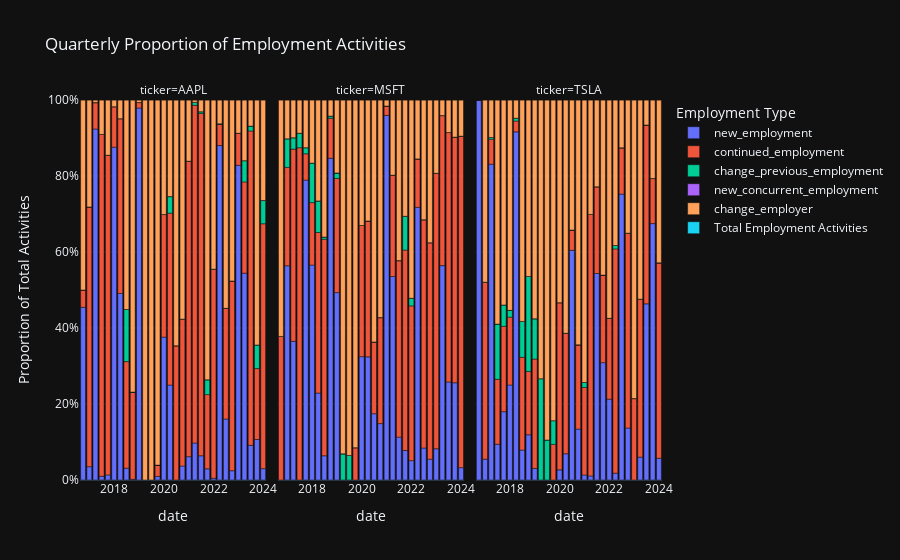

The notebook cell this image was saved under:
### Code cell
# Group by ticker and resample quarterly, summing up the specified columns
df_resampled = df_visa.groupby('ticker').resample('Q', level='date').agg({
    'new_employment': 'sum',
    'continued_employment': 'sum',
    'change_previous_employment': 'sum',
    'new_concurrent_employment': 'sum',
    'change_employer': 'sum'
}).reset_index()

# Calculate the total of all types of employment for each period to find proportions
df_resampled['Total Employment Activities'] = df_resampled[['new_employment', 'continued_employment', 'change_previous_employment', 'new_concurrent_employment', 'change_employer']].sum(axis=1)

# Calculate the proportion of each type of employment
for col in ['new_employment', 'continued_employment', 'change_previous_employment', 'new_concurrent_employment', 'change_employer']:
    df_resampled[col] = df_resampled[col] / df_resampled['Total Employment Activities']

# Filter data to start from September 2016
df_resampled = df_resampled[df_resampled['date'] >= pd.Timestamp('2016-09-01')]


# Reshape the DataFrame from wide to long format for easier plotting with Plotly
df_long = df_resampled.melt(id_vars=['ticker', 'date'], var_name='Employment Type', value_name='Proportion')

# Create the stacked bar chart
fig = px.bar(df_long, 
             x='date', 
             y='Proportion', 
             color='Employment Type', 
             barmode='relative',  # This ensures the bars are stacked showing the relative proportions
             facet_col='ticker',  # Use this if you want separate charts for each ticker
             title='Quarterly Proportion of Employment Activities',
             labels={'Proportion': 'Proportion of Total Activities'},
             category_orders={"Employment Type": ["new_employment", "continued_employment", "change_previous_employment", "new_concurrent_employment", "change_employer"]})  # Optional: Orders the stack sequence

# Adjust y-axis to show proportions from 0 to 1
fig.update_layout(yaxis=dict(tickformat='.0%', range=[0, 1]))

# Show the plot
fig.show()

### Figure 1 — Plotly figure (JSON) as saved in the notebook; plotly's stock layout.template omitted (floating-point values rounded to 4 significant figures)
{"data": [{"alignmentgroup": "True", "hovertemplate": "Employment Type=new_employment<br>ticker=AAPL<br>date=%{x}<br>Proportion of Total Activities=%{y}<extra></extra>", "legendgroup": "new_employment", "marker": {"color": "#636efa", "pattern": {"shape": ""}}, "name": "new_employment", "offsetgroup": "new_employment", "orientation": "v", "showlegend": true, "textposition": "auto", "type": "bar", "x": ["2016-09-30T00:00:00", "2016-12-31T00:00:00", "2017-03-31T00:00:00", "2017-06-30T00:00:00", "2017-09-30T00:00:00", "2017-12-31T00:00:00", "2018-03-31T00:00:00", "2018-06-30T00:00:00", "2018-09-30T00:00:00", "2018-12-31T00:00:00", "2019-03-31T00:00:00", "2019-06-30T00:00:00", "2019-09-30T00:00:00", "2019-12-31T00:00:00", "2020-03-31T00:00:00", "2020-06-30T00:00:00", "2020-09-30T00:00:00", "2020-12-31T00:00:00", "2021-03-31T00:00:00", "2021-06-30T00:00:00", "2021-09-30T00:00:00", "2021-12-31T00:00:00", "2022-03-31T00:00:00", "2022-06-30T00:00:00", "2022-09-30T00:00:00", "2022-12-31T00:00:00", "2023-03-31T00:00:00", "2023-06-30T00:00:00", "2023-09-30T00:00:00", "2023-12-31T00:00:00"], "xaxis": "x", "y": [0.4545, 0.03498, 0.9237, 0.009826, 0.01337, 0.8759, 0.4909, 0.03111, 0.001825, 0.979, 0, 0, 0.009278, 0.376, 0.2498, 0, 0.03681, 0.06141, 0.09733, 0.06365, 0.0293, 0.004573, 0.8802, 0.1604, 0.02436, 0.8282, 0.5443, 0.09133, 0.1066, 0.02987], "yaxis": "y"}, {"alignmentgroup": "True", "hovertemplate": "Employment Type=new_employment<br>ticker=MSFT<br>date=%{x}<br>Proportion of Total Activities=%{y}<extra></extra>", "legendgroup": "new_employment", "marker": {"color": "#636efa", "pattern": {"shape": ""}}, "name": "new_employment", "offsetgroup": "new_employment", "orientation": "v", "showlegend": false, "textposition": "auto", "type": "bar", "x": ["2016-09-30T00:00:00", "2016-12-31T00:00:00", "2017-03-31T00:00:00", "2017-06-30T00:00:00", "2017-09-30T00:00:00", "2017-12-31T00:00:00", "2018-03-31T00:00:00", "2018-06-30T00:00:00", "2018-09-30T00:00:00", "2018-12-31T00:00:00", "2019-03-31T00:00:00", "2019-06-30T00:00:00", "2019-09-30T00:00:00", "2019-12-31T00:00:00", "2020-03-31T00:00:00", "2020-06-30T00:00:00", "2020-09-30T00:00:00", "2020-12-31T00:00:00", "2021-03-31T00:00:00", "2021-06-30T00:00:00", "2021-09-30T00:00:00", "2021-12-31T00:00:00", "2022-03-31T00:00:00", "2022-06-30T00:00:00", "2022-09-30T00:00:00", "2022-12-31T00:00:00", "2023-03-31T00:00:00", "2023-06-30T00:00:00", "2023-09-30T00:00:00", "2023-12-31T00:00:00"], "xaxis": "x2", "y": [0, 0.5637, 0.365, 0, 0.7892, 0.5656, 0.2288, 0.0637, 0.8467, 0.4932, 0, 0, 0, 0.3246, 0.3241, 0.1744, 0.1484, 0.9594, 0.5355, 0.1128, 0.0775, 0.05097, 0.7176, 0.08417, 0.0548, 0.08208, 0.5641, 0.258, 0.2559, 0.03244], "yaxis": "y2"}, {"alignmentgroup": "True", "hovertemplate": "Employment Type=new_employment<br>ticker=TSLA<br>date=%{x}<br>Proportion of Total Activities=%{y}<extra></extra>", "legendgroup": "new_employment", "marker": {"color": "#636efa", "pattern": {"shape": ""}}, "name": "new_employment", "offsetgroup": "new_employment", "orientation": "v", "showlegend": false, "textposition": "auto", "type": "bar", "x": ["2016-09-30T00:00:00", "2016-12-31T00:00:00", "2017-03-31T00:00:00", "2017-06-30T00:00:00", "2017-09-30T00:00:00", "2017-12-31T00:00:00", "2018-03-31T00:00:00", "2018-06-30T00:00:00", "2018-09-30T00:00:00", "2018-12-31T00:00:00", "2019-03-31T00:00:00", "2019-06-30T00:00:00", "2019-09-30T00:00:00", "2019-12-31T00:00:00", "2020-03-31T00:00:00", "2020-06-30T00:00:00", "2020-09-30T00:00:00", "2020-12-31T00:00:00", "2021-03-31T00:00:00", "2021-06-30T00:00:00", "2021-09-30T00:00:00", "2021-12-31T00:00:00", "2022-03-31T00:00:00", "2022-06-30T00:00:00", "2022-09-30T00:00:00", "2022-12-31T00:00:00", "2023-03-31T00:00:00", "2023-06-30T00:00:00", "2023-09-30T00:00:00", "2023-12-31T00:00:00"], "xaxis": "x3", "y": [1, 0.05479, 0.8311, 0.09402, 0.1798, 0.25, 0.9162, 0.07874, 0.119, 0.0303, 0, 0, 0, 0.02667, 0.06897, 0.6044, 0.1339, 0.01316, 0.01075, 0.5434, 0.3088, 0.2128, 0.01802, 0.7524, 0.1368, 0, 0.06024, 0.4635, 0.6748, 0.05714], "yaxis": "y3"}, {"alignmentgroup": "True", "hovertemplate": "Employment Type=continued_employment<br>ticker=AAPL<br>date=%{x}<br>Proportion of Total Activities=%{y}<extra></extra>", "legendgroup": "continued_employment", "marker": {"color": "#EF553B", "pattern": {"shape": ""}}, "name": "continued_employment", "offsetgroup": "continued_employment", "orientation": "v", "showlegend": true, "textposition": "auto", "type": "bar", "x": ["2016-09-30T00:00:00", "2016-12-31T00:00:00", "2017-03-31T00:00:00", "2017-06-30T00:00:00", "2017-09-30T00:00:00", "2017-12-31T00:00:00", "2018-03-31T00:00:00", "2018-06-30T00:00:00", "2018-09-30T00:00:00", "2018-12-31T00:00:00", "2019-03-31T00:00:00", "2019-06-30T00:00:00", "2019-09-30T00:00:00", "2019-12-31T00:00:00", "2020-03-31T00:00:00", "2020-06-30T00:00:00", "2020-09-30T00:00:00", "2020-12-31T00:00:00", "2021-03-31T00:00:00", "2021-06-30T00:00:00", "2021-09-30T00:00:00", "2021-12-31T00:00:00", "2022-03-31T00:00:00", "2022-06-30T00:00:00", "2022-09-30T00:00:00", "2022-12-31T00:00:00", "2023-03-31T00:00:00", "2023-06-30T00:00:00", "2023-09-30T00:00:00", "2023-12-31T00:00:00"], "xaxis": "x", "y": [0.04545, 0.6836, 0.06951, 0.8995, 0.8413, 0.1065, 0.46, 0.2804, 0.2287, 0.01428, 0, 0, 0.0299, 0.3226, 0.4524, 0.3533, 0.3865, 0.7776, 0.8886, 0.9011, 0.1954, 0.5503, 0.05525, 0.2915, 0.4994, 0.08426, 0.2401, 0.8271, 0.1865, 0.6444], "yaxis": "y"}, {"alignmentgroup": "True", "hovertemplate": "Employment Type=continued_employment<br>ticker=MSFT<br>date=%{x}<br>Proportion of Total Activities=%{y}<extra></extra>", "legendgroup": "continued_employment", "marker": {"color": "#EF553B", "pattern": {"shape": ""}}, "name": "continued_employment", "offsetgroup": "continued_employment", "orientation": "v", "showlegend": false, "textposition": "auto", "type": "bar", "x": ["2016-09-30T00:00:00", "2016-12-31T00:00:00", "2017-03-31T00:00:00", "2017-06-30T00:00:00", "2017-09-30T00:00:00", "2017-12-31T00:00:00", "2018-03-31T00:00:00", "2018-06-30T00:00:00", "2018-09-30T00:00:00", "2018-12-31T00:00:00", "2019-03-31T00:00:00", "2019-06-30T00:00:00", "2019-09-30T00:00:00", "2019-12-31T00:00:00", "2020-03-31T00:00:00", "2020-06-30T00:00:00", "2020-09-30T00:00:00", "2020-12-31T00:00:00", "2021-03-31T00:00:00", "2021-06-30T00:00:00", "2021-09-30T00:00:00", "2021-12-31T00:00:00", "2022-03-31T00:00:00", "2022-06-30T00:00:00", "2022-09-30T00:00:00", "2022-12-31T00:00:00", "2023-03-31T00:00:00", "2023-06-30T00:00:00", "2023-09-30T00:00:00", "2023-12-31T00:00:00"], "xaxis": "x2", "y": [0.3778, 0.2589, 0.5057, 0.8744, 0.06923, 0.1643, 0.4225, 0.5697, 0.1054, 0.3003, 0, 0, 0.08506, 0.3451, 0.3576, 0.1888, 0.279, 0.02473, 0.2667, 0.4645, 0.5276, 0.4072, 0.1274, 0.6008, 0.5697, 0.7251, 0.3949, 0.6564, 0.6464, 0.8724], "yaxis": "y2"}, {"alignmentgroup": "True", "hovertemplate": "Employment Type=continued_employment<br>ticker=TSLA<br>date=%{x}<br>Proportion of Total Activities=%{y}<extra></extra>", "legendgroup": "continued_employment", "marker": {"color": "#EF553B", "pattern": {"shape": ""}}, "name": "continued_employment", "offsetgroup": "continued_employment", "orientation": "v", "showlegend": false, "textposition": "auto", "type": "bar", "x": ["2016-09-30T00:00:00", "2016-12-31T00:00:00", "2017-03-31T00:00:00", "2017-06-30T00:00:00", "2017-09-30T00:00:00", "2017-12-31T00:00:00", "2018-03-31T00:00:00", "2018-06-30T00:00:00", "2018-09-30T00:00:00", "2018-12-31T00:00:00", "2019-03-31T00:00:00", "2019-06-30T00:00:00", "2019-09-30T00:00:00", "2019-12-31T00:00:00", "2020-03-31T00:00:00", "2020-06-30T00:00:00", "2020-09-30T00:00:00", "2020-12-31T00:00:00", "2021-03-31T00:00:00", "2021-06-30T00:00:00", "2021-09-30T00:00:00", "2021-12-31T00:00:00", "2022-03-31T00:00:00", "2022-06-30T00:00:00", "2022-09-30T00:00:00", "2022-12-31T00:00:00", "2023-03-31T00:00:00", "2023-06-30T00:00:00", "2023-09-30T00:00:00", "2023-12-31T00:00:00"], "xaxis": "x3", "y": [0, 0.4658, 0.06577, 0.1709, 0.2247, 0.1786, 0.02844, 0.2441, 0.1667, 0.2879, 0, 0, 0.09375, 0.44, 0.3172, 0.05333, 0.2218, 0.2303, 0.6882, 0.2283, 0.2304, 0.2128, 0.5901, 0.1219, 0.5128, 0.2143, 0.4157, 0.4708, 0.1185, 0.5143], "yaxis": "y3"}, {"alignmentgroup": "True", "hovertemplate": "Employment Type=change_previous_employment<br>ticker=AAPL<br>date=%{x}<br>Proportion of Total Activities=%{y}<extra></extra>", "legendgroup": "change_previous_employment", "marker": {"color": "#00cc96", "pattern": {"shape": ""}}, "name": "change_previous_employment", "offsetgroup": "change_previous_employment", "orientation": "v", "showlegend": true, "textposition": "auto", "type": "bar", "x": ["2016-09-30T00:00:00", "2016-12-31T00:00:00", "2017-03-31T00:00:00", "2017-06-30T00:00:00", "2017-09-30T00:00:00", "2017-12-31T00:00:00", "2018-03-31T00:00:00", "2018-06-30T00:00:00", "2018-09-30T00:00:00", "2018-12-31T00:00:00", "2019-03-31T00:00:00", "2019-06-30T00:00:00", "2019-09-30T00:00:00", "2019-12-31T00:00:00", "2020-03-31T00:00:00", "2020-06-30T00:00:00", "2020-09-30T00:00:00", "2020-12-31T00:00:00", "2021-03-31T00:00:00", "2021-06-30T00:00:00", "2021-09-30T00:00:00", "2021-12-31T00:00:00", "2022-03-31T00:00:00", "2022-06-30T00:00:00", "2022-09-30T00:00:00", "2022-12-31T00:00:00", "2023-03-31T00:00:00", "2023-06-30T00:00:00", "2023-09-30T00:00:00", "2023-12-31T00:00:00"], "xaxis": "x", "y": [0, 0, 0, 0, 0, 0, 0, 0.1372, 0.0009124, 0, 0, 0, 0, 0, 0.04367, 0, 0, 0, 0.007684, 0.004409, 0.03907, 0, 0.001862, 0, 0, 0, 0.05593, 0.01298, 0.06218, 0.06117], "yaxis": "y"}, {"alignmentgroup": "True", "hovertemplate": "Employment Type=change_previous_employment<br>ticker=MSFT<br>date=%{x}<br>Proportion of Total Activities=%{y}<extra></extra>", "legendgroup": "change_previous_employment", "marker": {"color": "#00cc96", "pattern": {"shape": ""}}, "name": "change_previous_employment", "offsetgroup": "change_previous_employment", "orientation": "v", "showlegend": false, "textposition": "auto", "type": "bar", "x": ["2016-09-30T00:00:00", "2016-12-31T00:00:00", "2017-03-31T00:00:00", "2017-06-30T00:00:00", "2017-09-30T00:00:00", "2017-12-31T00:00:00", "2018-03-31T00:00:00", "2018-06-30T00:00:00", "2018-09-30T00:00:00", "2018-12-31T00:00:00", "2019-03-31T00:00:00", "2019-06-30T00:00:00", "2019-09-30T00:00:00", "2019-12-31T00:00:00", "2020-03-31T00:00:00", "2020-06-30T00:00:00", "2020-09-30T00:00:00", "2020-12-31T00:00:00", "2021-03-31T00:00:00", "2021-06-30T00:00:00", "2021-09-30T00:00:00", "2021-12-31T00:00:00", "2022-03-31T00:00:00", "2022-06-30T00:00:00", "2022-09-30T00:00:00", "2022-12-31T00:00:00", "2023-03-31T00:00:00", "2023-06-30T00:00:00", "2023-09-30T00:00:00", "2023-12-31T00:00:00"], "xaxis": "x2", "y": [0, 0.07522, 0.03, 0.03818, 0.01605, 0.104, 0.08303, 0.00601, 0.005628, 0.01365, 0.06878, 0.06444, 0, 0, 0, 0, 0, 0, 0, 0, 0.08898, 0.02005, 0, 0, 0, 0, 0, 0, 0, 0], "yaxis": "y2"}, {"alignmentgroup": "True", "hovertemplate": "Employment Type=change_previous_employment<br>ticker=TSLA<br>date=%{x}<br>Proportion of Total Activities=%{y}<extra></extra>", "legendgroup": "change_previous_employment", "marker": {"color": "#00cc96", "pattern": {"shape": ""}}, "name": "change_previous_employment", "offsetgroup": "change_previous_employment", "orientation": "v", "showlegend": false, "textposition": "auto", "type": "bar", "x": ["2016-09-30T00:00:00", "2016-12-31T00:00:00", "2017-03-31T00:00:00", "2017-06-30T00:00:00", "2017-09-30T00:00:00", "2017-12-31T00:00:00", "2018-03-31T00:00:00", "2018-06-30T00:00:00", "2018-09-30T00:00:00", "2018-12-31T00:00:00", "2019-03-31T00:00:00", "2019-06-30T00:00:00", "2019-09-30T00:00:00", "2019-12-31T00:00:00", "2020-03-31T00:00:00", "2020-06-30T00:00:00", "2020-09-30T00:00:00", "2020-12-31T00:00:00", "2021-03-31T00:00:00", "2021-06-30T00:00:00", "2021-09-30T00:00:00", "2021-12-31T00:00:00", "2022-03-31T00:00:00", "2022-06-30T00:00:00", "2022-09-30T00:00:00", "2022-12-31T00:00:00", "2023-03-31T00:00:00", "2023-06-30T00:00:00", "2023-09-30T00:00:00", "2023-12-31T00:00:00"], "xaxis": "x3", "y": [0, 0, 0.004484, 0.1453, 0.05618, 0.01786, 0.007485, 0.09449, 0.25, 0.1061, 0.2667, 0.1053, 0.0625, 0, 0, 0, 0, 0.01316, 0, 0, 0, 0, 0.009009, 0, 0, 0, 0, 0, 0, 0], "yaxis": "y3"}, {"alignmentgroup": "True", "hovertemplate": "Employment Type=new_concurrent_employment<br>ticker=AAPL<br>date=%{x}<br>Proportion of Total Activities=%{y}<extra></extra>", "legendgroup": "new_concurrent_employment", "marker": {"color": "#ab63fa", "pattern": {"shape": ""}}, "name": "new_concurrent_employment", "offsetgroup": "new_concurrent_employment", "orientation": "v", "showlegend": true, "textposition": "auto", "type": "bar", "x": ["2016-09-30T00:00:00", "2016-12-31T00:00:00", "2017-03-31T00:00:00", "2017-06-30T00:00:00", "2017-09-30T00:00:00", "2017-12-31T00:00:00", "2018-03-31T00:00:00", "2018-06-30T00:00:00", "2018-09-30T00:00:00", "2018-12-31T00:00:00", "2019-03-31T00:00:00", "2019-06-30T00:00:00", "2019-09-30T00:00:00", "2019-12-31T00:00:00", "2020-03-31T00:00:00", "2020-06-30T00:00:00", "2020-09-30T00:00:00", "2020-12-31T00:00:00", "2021-03-31T00:00:00", "2021-06-30T00:00:00", "2021-09-30T00:00:00", "2021-12-31T00:00:00", "2022-03-31T00:00:00", "2022-06-30T00:00:00", "2022-09-30T00:00:00", "2022-12-31T00:00:00", "2023-03-31T00:00:00", "2023-06-30T00:00:00", "2023-09-30T00:00:00", "2023-12-31T00:00:00"], "xaxis": "x", "y": [0, 0, 0, 0, 0, 0, 0, 0, 0, 0, 0, 0, 0, 0, 0, 0, 0, 0, 0, 0, 0, 0, 0, 0, 0, 0, 0, 0, 0, 0], "yaxis": "y"}, {"alignmentgroup": "True", "hovertemplate": "Employment Type=new_concurrent_employment<br>ticker=MSFT<br>date=%{x}<br>Proportion of Total Activities=%{y}<extra></extra>", "legendgroup": "new_concurrent_employment", "marker": {"color": "#ab63fa", "pattern": {"shape": ""}}, "name": "new_concurrent_employment", "offsetgroup": "new_concurrent_employment", "orientation": "v", "showlegend": false, "textposition": "auto", "type": "bar", "x": ["2016-09-30T00:00:00", "2016-12-31T00:00:00", "2017-03-31T00:00:00", "2017-06-30T00:00:00", "2017-09-30T00:00:00", "2017-12-31T00:00:00", "2018-03-31T00:00:00", "2018-06-30T00:00:00", "2018-09-30T00:00:00", "2018-12-31T00:00:00", "2019-03-31T00:00:00", "2019-06-30T00:00:00", "2019-09-30T00:00:00", "2019-12-31T00:00:00", "2020-03-31T00:00:00", "2020-06-30T00:00:00", "2020-09-30T00:00:00", "2020-12-31T00:00:00", "2021-03-31T00:00:00", "2021-06-30T00:00:00", "2021-09-30T00:00:00", "2021-12-31T00:00:00", "2022-03-31T00:00:00", "2022-06-30T00:00:00", "2022-09-30T00:00:00", "2022-12-31T00:00:00", "2023-03-31T00:00:00", "2023-06-30T00:00:00", "2023-09-30T00:00:00", "2023-12-31T00:00:00"], "xaxis": "x2", "y": [0, 0, 0, 0, 0, 0, 0, 0, 0, 0.0009099, 0, 0, 0, 0, 0, 0, 0, 0, 0, 0, 0, 0, 0, 0, 0, 0, 0, 0, 0, 0], "yaxis": "y2"}, {"alignmentgroup": "True", "hovertemplate": "Employment Type=new_concurrent_employment<br>ticker=TSLA<br>date=%{x}<br>Proportion of Total Activities=%{y}<extra></extra>", "legendgroup": "new_concurrent_employment", "marker": {"color": "#ab63fa", "pattern": {"shape": ""}}, "name": "new_concurrent_employment", "offsetgroup": "new_concurrent_employment", "orientation": "v", "showlegend": false, "textposition": "auto", "type": "bar", "x": ["2016-09-30T00:00:00", "2016-12-31T00:00:00", "2017-03-31T00:00:00", "2017-06-30T00:00:00", "2017-09-30T00:00:00", "2017-12-31T00:00:00", "2018-03-31T00:00:00", "2018-06-30T00:00:00", "2018-09-30T00:00:00", "2018-12-31T00:00:00", "2019-03-31T00:00:00", "2019-06-30T00:00:00", "2019-09-30T00:00:00", "2019-12-31T00:00:00", "2020-03-31T00:00:00", "2020-06-30T00:00:00", "2020-09-30T00:00:00", "2020-12-31T00:00:00", "2021-03-31T00:00:00", "2021-06-30T00:00:00", "2021-09-30T00:00:00", "2021-12-31T00:00:00", "2022-03-31T00:00:00", "2022-06-30T00:00:00", "2022-09-30T00:00:00", "2022-12-31T00:00:00", "2023-03-31T00:00:00", "2023-06-30T00:00:00", "2023-09-30T00:00:00", "2023-12-31T00:00:00"], "xaxis": "x3", "y": [0, 0, 0, 0, 0, 0, 0, 0, 0, 0, 0, 0, 0, 0, 0, 0, 0, 0, 0, 0, 0, 0, 0, 0, 0, 0, 0, 0, 0, 0], "yaxis": "y3"}, {"alignmentgroup": "True", "hovertemplate": "Employment Type=change_employer<br>ticker=AAPL<br>date=%{x}<br>Proportion of Total Activities=%{y}<extra></extra>", "legendgroup": "change_employer", "marker": {"color": "#FFA15A", "pattern": {"shape": ""}}, "name": "change_employer", "offsetgroup": "change_employer", "orientation": "v", "showlegend": true, "textposition": "auto", "type": "bar", "x": ["2016-09-30T00:00:00", "2016-12-31T00:00:00", "2017-03-31T00:00:00", "2017-06-30T00:00:00", "2017-09-30T00:00:00", "2017-12-31T00:00:00", "2018-03-31T00:00:00", "2018-06-30T00:00:00", "2018-09-30T00:00:00", "2018-12-31T00:00:00", "2019-03-31T00:00:00", "2019-06-30T00:00:00", "2019-09-30T00:00:00", "2019-12-31T00:00:00", "2020-03-31T00:00:00", "2020-06-30T00:00:00", "2020-09-30T00:00:00", "2020-12-31T00:00:00", "2021-03-31T00:00:00", "2021-06-30T00:00:00", "2021-09-30T00:00:00", "2021-12-31T00:00:00", "2022-03-31T00:00:00", "2022-06-30T00:00:00", "2022-09-30T00:00:00", "2022-12-31T00:00:00", "2023-03-31T00:00:00", "2023-06-30T00:00:00", "2023-09-30T00:00:00", "2023-12-31T00:00:00"], "xaxis": "x", "y": [0.5, 0.2814, 0.006835, 0.09067, 0.1453, 0.01756, 0.04909, 0.5512, 0.7686, 0.006679, 1, 1, 0.9608, 0.3014, 0.2541, 0.6467, 0.5767, 0.161, 0.006403, 0.03086, 0.7363, 0.4451, 0.0627, 0.5481, 0.4762, 0.08755, 0.1596, 0.06861, 0.6447, 0.2646], "yaxis": "y"}, {"alignmentgroup": "True", "hovertemplate": "Employment Type=change_employer<br>ticker=MSFT<br>date=%{x}<br>Proportion of Total Activities=%{y}<extra></extra>", "legendgroup": "change_employer", "marker": {"color": "#FFA15A", "pattern": {"shape": ""}}, "name": "change_employer", "offsetgroup": "change_employer", "orientation": "v", "showlegend": false, "textposition": "auto", "type": "bar", "x": ["2016-09-30T00:00:00", "2016-12-31T00:00:00", "2017-03-31T00:00:00", "2017-06-30T00:00:00", "2017-09-30T00:00:00", "2017-12-31T00:00:00", "2018-03-31T00:00:00", "2018-06-30T00:00:00", "2018-09-30T00:00:00", "2018-12-31T00:00:00", "2019-03-31T00:00:00", "2019-06-30T00:00:00", "2019-09-30T00:00:00", "2019-12-31T00:00:00", "2020-03-31T00:00:00", "2020-06-30T00:00:00", "2020-09-30T00:00:00", "2020-12-31T00:00:00", "2021-03-31T00:00:00", "2021-06-30T00:00:00", "2021-09-30T00:00:00", "2021-12-31T00:00:00", "2022-03-31T00:00:00", "2022-06-30T00:00:00", "2022-09-30T00:00:00", "2022-12-31T00:00:00", "2023-03-31T00:00:00", "2023-06-30T00:00:00", "2023-09-30T00:00:00", "2023-12-31T00:00:00"], "xaxis": "x2", "y": [0.6222, 0.1021, 0.09929, 0.08744, 0.1256, 0.1661, 0.2657, 0.3606, 0.04229, 0.192, 0.9312, 0.9356, 0.9149, 0.3303, 0.3183, 0.6368, 0.5726, 0.01584, 0.1978, 0.4227, 0.306, 0.5218, 0.155, 0.315, 0.3755, 0.1928, 0.04092, 0.0856, 0.09778, 0.09517], "yaxis": "y2"}, {"alignmentgroup": "True", "hovertemplate": "Employment Type=change_employer<br>ticker=TSLA<br>date=%{x}<br>Proportion of Total Activities=%{y}<extra></extra>", "legendgroup": "change_employer", "marker": {"color": "#FFA15A", "pattern": {"shape": ""}}, "name": "change_employer", "offsetgroup": "change_employer", "orientation": "v", "showlegend": false, "textposition": "auto", "type": "bar", "x": ["2016-09-30T00:00:00", "2016-12-31T00:00:00", "2017-03-31T00:00:00", "2017-06-30T00:00:00", "2017-09-30T00:00:00", "2017-12-31T00:00:00", "2018-03-31T00:00:00", "2018-06-30T00:00:00", "2018-09-30T00:00:00", "2018-12-31T00:00:00", "2019-03-31T00:00:00", "2019-06-30T00:00:00", "2019-09-30T00:00:00", "2019-12-31T00:00:00", "2020-03-31T00:00:00", "2020-06-30T00:00:00", "2020-09-30T00:00:00", "2020-12-31T00:00:00", "2021-03-31T00:00:00", "2021-06-30T00:00:00", "2021-09-30T00:00:00", "2021-12-31T00:00:00", "2022-03-31T00:00:00", "2022-06-30T00:00:00", "2022-09-30T00:00:00", "2022-12-31T00:00:00", "2023-03-31T00:00:00", "2023-06-30T00:00:00", "2023-09-30T00:00:00", "2023-12-31T00:00:00"], "xaxis": "x3", "y": [0, 0.4795, 0.09865, 0.5897, 0.5393, 0.5536, 0.0479, 0.5827, 0.4643, 0.5758, 0.7333, 0.8947, 0.8438, 0.5333, 0.6138, 0.3422, 0.6444, 0.7434, 0.3011, 0.2283, 0.4608, 0.5745, 0.3829, 0.1257, 0.3504, 0.7857, 0.5241, 0.06569, 0.2067, 0.4286], "yaxis": "y3"}, {"alignmentgroup": "True", "hovertemplate": "Employment Type=Total Employment Activities<br>ticker=AAPL<br>date=%{x}<br>Proportion of Total Activities=%{y}<extra></extra>", "legendgroup": "Total Employment Activities", "marker": {"color": "#19d3f3", "pattern": {"shape": ""}}, "name": "Total Employment Activities", "offsetgroup": "Total Employment Activities", "orientation": "v", "showlegend": true, "textposition": "auto", "type": "bar", "x": ["2016-09-30T00:00:00", "2016-12-31T00:00:00", "2017-03-31T00:00:00", "2017-06-30T00:00:00", "2017-09-30T00:00:00", "2017-12-31T00:00:00", "2018-03-31T00:00:00", "2018-06-30T00:00:00", "2018-09-30T00:00:00", "2018-12-31T00:00:00", "2019-03-31T00:00:00", "2019-06-30T00:00:00", "2019-09-30T00:00:00", "2019-12-31T00:00:00", "2020-03-31T00:00:00", "2020-06-30T00:00:00", "2020-09-30T00:00:00", "2020-12-31T00:00:00", "2021-03-31T00:00:00", "2021-06-30T00:00:00", "2021-09-30T00:00:00", "2021-12-31T00:00:00", "2022-03-31T00:00:00", "2022-06-30T00:00:00", "2022-09-30T00:00:00", "2022-12-31T00:00:00", "2023-03-31T00:00:00", "2023-06-30T00:00:00", "2023-09-30T00:00:00", "2023-12-31T00:00:00"], "xaxis": "x", "y": [22, 629, 24873, 2239, 1645, 14637, 4828, 2186, 3288, 15121, 2654, 2543, 970, 1085, 1145, 1084, 652, 1205, 18740, 7258, 819, 1312, 8054, 1465, 903, 6385, 1466, 2157, 1576, 703], "yaxis": "y"}, {"alignmentgroup": "True", "hovertemplate": "Employment Type=Total Employment Activities<br>ticker=MSFT<br>date=%{x}<br>Proportion of Total Activities=%{y}<extra></extra>", "legendgroup": "Total Employment Activities", "marker": {"color": "#19d3f3", "pattern": {"shape": ""}}, "name": "Total Employment Activities", "offsetgroup": "Total Employment Activities", "orientation": "v", "showlegend": false, "textposition": "auto", "type": "bar", "x": ["2016-09-30T00:00:00", "2016-12-31T00:00:00", "2017-03-31T00:00:00", "2017-06-30T00:00:00", "2017-09-30T00:00:00", "2017-12-31T00:00:00", "2018-03-31T00:00:00", "2018-06-30T00:00:00", "2018-09-30T00:00:00", "2018-12-31T00:00:00", "2019-03-31T00:00:00", "2019-06-30T00:00:00", "2019-09-30T00:00:00", "2019-12-31T00:00:00", "2020-03-31T00:00:00", "2020-06-30T00:00:00", "2020-09-30T00:00:00", "2020-12-31T00:00:00", "2021-03-31T00:00:00", "2021-06-30T00:00:00", "2021-09-30T00:00:00", "2021-12-31T00:00:00", "2022-03-31T00:00:00", "2022-06-30T00:00:00", "2022-09-30T00:00:00", "2022-12-31T00:00:00", "2023-03-31T00:00:00", "2023-06-30T00:00:00", "2023-09-30T00:00:00", "2023-12-31T00:00:00"], "xaxis": "x2", "y": [45, 1263, 1400, 812, 3178, 1692, 1626, 832, 5864, 1099, 378, 419, 482, 1750, 1401, 2288, 1570, 28666, 2295, 1817, 1742, 1746, 7230, 3089, 1843, 1535, 2884, 1694, 1708, 1387], "yaxis": "y2"}, {"alignmentgroup": "True", "hovertemplate": "Employment Type=Total Employment Activities<br>ticker=TSLA<br>date=%{x}<br>Proportion of Total Activities=%{y}<extra></extra>", "legendgroup": "Total Employment Activities", "marker": {"color": "#19d3f3", "pattern": {"shape": ""}}, "name": "Total Employment Activities", "offsetgroup": "Total Employment Activities", "orientation": "v", "showlegend": false, "textposition": "auto", "type": "bar", "x": ["2016-09-30T00:00:00", "2016-12-31T00:00:00", "2017-03-31T00:00:00", "2017-06-30T00:00:00", "2017-09-30T00:00:00", "2017-12-31T00:00:00", "2018-03-31T00:00:00", "2018-06-30T00:00:00", "2018-09-30T00:00:00", "2018-12-31T00:00:00", "2019-03-31T00:00:00", "2019-06-30T00:00:00", "2019-09-30T00:00:00", "2019-12-31T00:00:00", "2020-03-31T00:00:00", "2020-06-30T00:00:00", "2020-09-30T00:00:00", "2020-12-31T00:00:00", "2021-03-31T00:00:00", "2021-06-30T00:00:00", "2021-09-30T00:00:00", "2021-12-31T00:00:00", "2022-03-31T00:00:00", "2022-06-30T00:00:00", "2022-09-30T00:00:00", "2022-12-31T00:00:00", "2023-03-31T00:00:00", "2023-06-30T00:00:00", "2023-09-30T00:00:00", "2023-12-31T00:00:00"], "xaxis": "x3", "y": [2, 73, 669, 117, 89, 56, 668, 127, 84, 66, 15, 19, 32, 75, 145, 225, 239, 304, 186, 403, 204, 188, 222, 525, 117, 154, 166, 548, 329, 175], "yaxis": "y3"}], "layout": {"annotations": [{"font": {}, "showarrow": false, "text": "ticker=AAPL", "x": 0.16, "xanchor": "center", "xref": "paper", "y": 1, "yanchor": "bottom", "yref": "paper"}, {"font": {}, "showarrow": false, "text": "ticker=MSFT", "x": 0.5, "xanchor": "center", "xref": "paper", "y": 1, "yanchor": "bottom", "yref": "paper"}, {"font": {}, "showarrow": false, "text": "ticker=TSLA", "x": 0.84, "xanchor": "center", "xref": "paper", "y": 1, "yanchor": "bottom", "yref": "paper"}], "autosize": true, "barmode": "relative", "legend": {"title": {"text": "Employment Type"}, "tracegroupgap": 0}, "title": {"text": "Quarterly Proportion of Employment Activities"}, "xaxis": {"anchor": "y", "autorange": true, "domain": [0, 0.32], "range": ["2016-08-16", "2024-02-14"], "title": {"text": "date"}, "type": "date"}, "xaxis2": {"anchor": "y2", "autorange": true, "domain": [0.34, 0.66], "matches": "x", "range": ["2016-08-16", "2024-02-14"], "title": {"text": "date"}, "type": "date"}, "xaxis3": {"anchor": "y3", "autorange": true, "domain": [0.68, 1.0], "matches": "x", "range": ["2016-08-16", "2024-02-14"], "title": {"text": "date"}, "type": "date"}, "yaxis": {"anchor": "x", "domain": [0, 1], "range": [0, 1], "tickformat": ".0%", "title": {"text": "Proportion of Total Activities"}, "type": "linear"}, "yaxis2": {"anchor": "x2", "domain": [0, 1], "matches": "y", "showticklabels": false, "type": "linear"}, "yaxis3": {"anchor": "x3", "domain": [0, 1], "matches": "y", "showticklabels": false, "type": "linear"}}}
